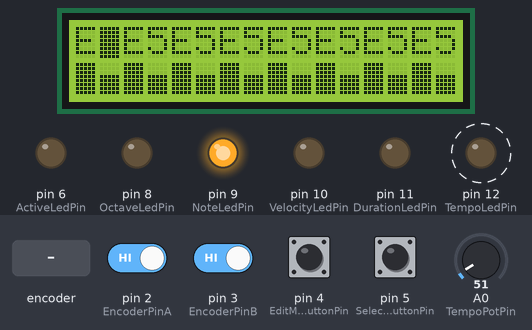
Recording of a sketch running on a simulated Arduino Uno, built with avr-gcc and run on an emulated ATmega328P. On the bench: 16×2 character LCD, output pins drawn as LEDs (lit = HIGH). Dashed ring = blinking. The test bench sets the inputs (shaded band); at power-on: pin 2 (EncoderPinA), pin 3 (EncoderPinB), pin 4 (EditModeButtonPin), pin 5 (SelectStepButtonPin) HIGH, A0 (TempoPotPin) = 51. What the sketch prints to the serial monitor is not drawn.

Above: at 1.3 s.
1.4 s: rotary encoder on pin 2 (EncoderPinA) / pin 3 (EncoderPinB) turned 3 steps (first pin leading)
At 2.12 s:
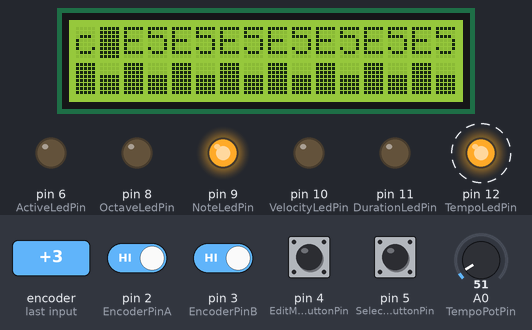
3.5 s: rotary encoder on pin 2 (EncoderPinA) / pin 3 (EncoderPinB) turned 3 steps (first pin leading)
At 4.12 s:
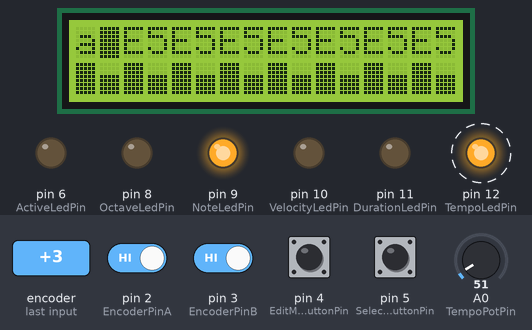
5.6 s: rotary encoder on pin 2 (EncoderPinA) / pin 3 (EncoderPinB) turned 3 steps (first pin leading)
At 6.62 s:
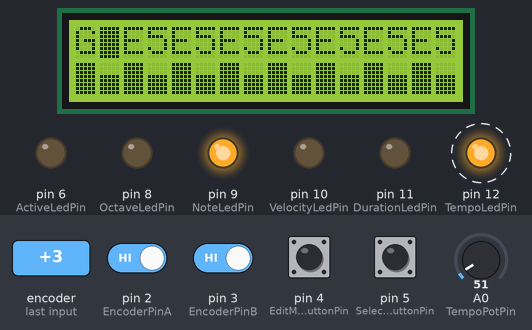
7.7 s: rotary encoder on pin 2 (EncoderPinA) / pin 3 (EncoderPinB) turned 3 steps (first pin leading)
At 7.85 s:
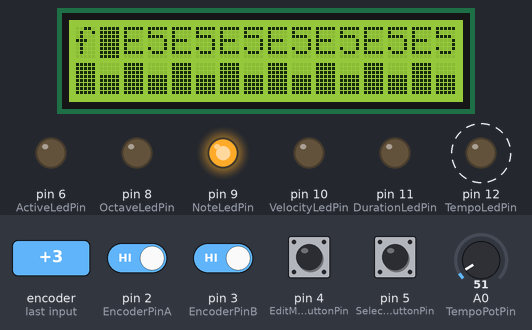
9.8 s: pin 4 (EditModeButtonPin) pulled LOW for 0.15 s
At 10.12 s:
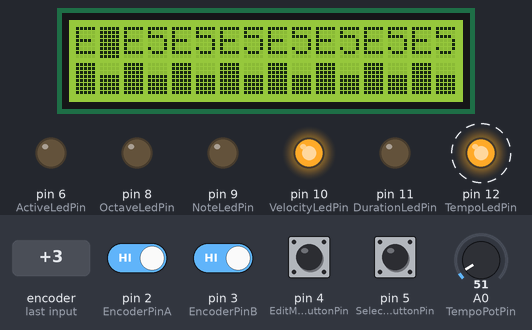
10.5 s: pin 4 (EditModeButtonPin) pulled LOW for 1 s
At 12.12 s:
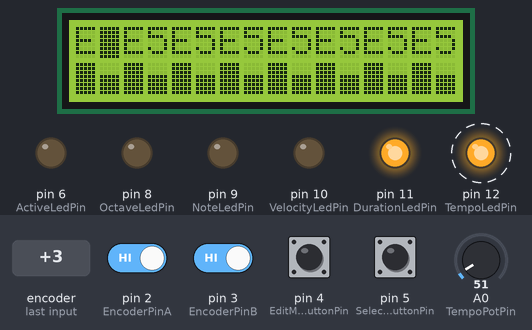
Timing chart, 0 to 13.1 s (numbered marks = the images above; inputs shaded):
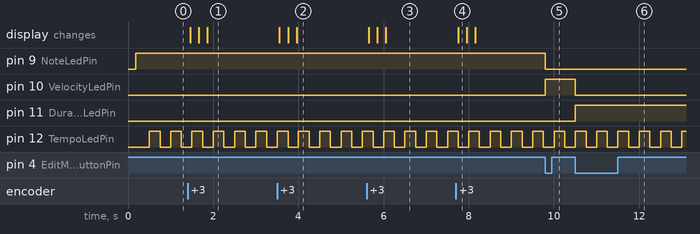

Measured:
- after the input at 1.4 s, the display: first changes after 0.06 s (image 1 shows a later state)
- after the input at 3.5 s, the display: first changes after 0.06 s (image 2 shows a later state)
- after the input at 5.6 s, the display: first changes after 0.06 s (image 3 shows a later state)
- after the input at 7.7 s, the display: changes after 0.06 s (image 4)
- after the input at 9.8 s, pin 9 (NoteLedPin): HIGH → LOW at once; pin 10 (VelocityLedPin): LOW → HIGH at once
- after the input at 10.5 s, pin 10 (VelocityLedPin): HIGH → LOW at once; pin 11 (DurationLedPin): LOW → HIGH at once
- by itself, pin 12 (TempoLedPin): alternates HIGH for 0.25 s and LOW for 0.25 s

The sketch:

OneStep.ino
```cpp
//Note: apparently, need to include here all library related stuff that is used in other files of the project
#include <Wire.h>
#include <LCD.h>
#include <LiquidCrystal_I2C.h>
#include "StepController.h"
#include <MidiSerial.h>

#define ENC_PORT PIND //PIND is the bank where pin 2 and 3 are on
const int EncoderPinA = 2;
const int EncoderPinB = 3;
const int InteruptPin = EncoderPinA;
const int EditModeButtonPin = 4;

const int SelectStepButtonPin = 5;

const int OctaveLedPin = 8;
const int NoteLedPin = 9;
const int VelocityLedPin = 10;
const int DurationLedPin = 11;
const int ActiveLedPin = 6;
const int TempoLedPin = 12;

const int TempoPotPin = A0;

volatile uint32_t RotaryCode;
volatile int Position;

COneStepController Controller;

void OnInterupt()
{
  // read rotary
  delayMicroseconds(500);// wait for bounces to stabilize. choose a delay that is not too long, and not too small
  uint8_t CurrentRotaryCode = ( ENC_PORT >> 2 & 0x03  );
  if(CurrentRotaryCode != (RotaryCode & 0x000003))
  {
    if( CurrentRotaryCode == 0x03)// || CurrentRotaryCode == 0x00 )
    {
      ++Position;
    }
    else if(CurrentRotaryCode == 0x01)// || CurrentRotaryCode == 0x01)
    {
      --Position;
    }
    RotaryCode = (RotaryCode << 4) | CurrentRotaryCode;
  }
}

void setup()
{
  RotaryCode = 0x00;
  Position = 0;

  pinMode(EditModeButtonPin, INPUT_PULLUP);
  pinMode(EncoderPinA, INPUT_PULLUP);
  pinMode(EncoderPinB, INPUT_PULLUP);

  pinMode(SelectStepButtonPin, INPUT_PULLUP);

  pinMode(TempoPotPin, INPUT);

  pinMode(OctaveLedPin, OUTPUT);
  pinMode(NoteLedPin, OUTPUT);
  pinMode(VelocityLedPin, OUTPUT);
  pinMode(DurationLedPin, OUTPUT);
  pinMode(ActiveLedPin, OUTPUT);
  pinMode(TempoLedPin, OUTPUT);

  //interupt handling for int.0 = pin2
  attachInterrupt(0, OnInterupt, CHANGE);

  Controller.Begin();
}

void loop()
{
  bool EditModeButtonPressed = (LOW==digitalRead(EditModeButtonPin));
  bool SelectStepButtonPressed = (LOW==digitalRead(SelectStepButtonPin));
  int TempoPotValue = analogRead(TempoPotPin);
  unsigned long TimeStamp = millis();
  int Action = Controller.Update(Position, EditModeButtonPressed, SelectStepButtonPressed, TimeStamp);

  // update leds
  int EditSelection = Controller.GetEditMode();
  digitalWrite(OctaveLedPin, EditSelection==0 ? HIGH : LOW);
  digitalWrite(NoteLedPin, EditSelection==1 ? HIGH : LOW);
  digitalWrite(VelocityLedPin, EditSelection==2 ? HIGH : LOW);
  digitalWrite(DurationLedPin, EditSelection==3 ? HIGH : LOW);
  digitalWrite(ActiveLedPin, EditSelection==4 ? HIGH : LOW);

  if(Action==1)
  { // note on
    digitalWrite(TempoLedPin, HIGH);
  }
  else if(Action == -1)
  { // note off
    digitalWrite(TempoLedPin, LOW);
  }
}
```

Crop.h
```cpp
#ifndef CROP_H
#define CROP_H

#include <Arduino.h>

int Crop(int Value, int Min, int Max)
{
    return max(min(Value, Max), Min);
}

#endif // CROP_H
```

MidiNoteDisplay.cpp
```cpp
#include "MidiNoteDisplay.h"

namespace
{

char MidiNoteToNote(uint8_t MidiNote)
{
    static const char Notes[] = { 'C', 'c', 'D', 'd', 'E', 'F', 'f', 'G', 'g', 'A', 'a', 'B' };
    return Notes[MidiNote%12];
}

int MidiNoteToOctave(uint8_t MidiNote)
{
     return MidiNote/12;
}

}

CMidiNoteDisplay::CMidiNoteDisplay()
: m_lcd(0x27,2,1,0,4,5,6,7) // 0x27 is the I2C bus address for an unmodified backpack
, m_EditStep(0)
{
}

void CMidiNoteDisplay::Begin()
{
  // activate LCD module
  m_lcd.begin (16,2); // for 16 x 2 LCD module
  m_lcd.setBacklightPin(3,POSITIVE);
  m_lcd.setBacklight(HIGH);//backlight on
  m_lcd.noCursor();// show cursor
  m_lcd.blink();//noBlink();// no blinking cursor
  UpdateEditStep(m_EditStep);

  uint8_t CustomCharacter[] = { 0x00, 0x00, 0x00, 0x00, 0x00, 0x00, 0x00, 0x1F };
  m_lcd.createChar(0, CustomCharacter);
  for(int Bar = 1; Bar<8; ++Bar)
  {
    CustomCharacter[7-Bar] = 0x1F;//5 msb bits
    m_lcd.createChar(Bar, CustomCharacter);
  }
}

void CMidiNoteDisplay::Update(int Step, uint8_t MidiNote, uint8_t Velocity, uint8_t Duration, bool Active)
{
  if(0<=Step && Step<8)
  {
    int x = 2*Step;
    // display update
    m_lcd.setCursor(x,0); // set cursor to 0,0
    m_lcd.print(MidiNoteToNote(MidiNote));
    m_lcd.print(MidiNoteToOctave(MidiNote));

    m_lcd.setCursor(x, 1);
    if(Active)
    {
      uint8_t VelocityRescaled = Velocity/16;
      m_lcd.write(VelocityRescaled);
      uint8_t DurationRescaled = Duration/16;
      m_lcd.write(DurationRescaled);
    }
    else
    {
      m_lcd.print("  ");
    }
    // set cursor underneath edited step octave
    UpdateEditStep(m_EditStep);
  }
}

void CMidiNoteDisplay::UpdateEditStep(int Step)
{
    if(0<=Step && Step<8)
    {
      if(m_EditStep==8)
      {
        m_lcd.blink();
      }
      m_EditStep = Step;
      // set cursor underneath edited step octave
      m_lcd.setCursor(m_EditStep*2+1, 0);
    }
    else if(Step==8)
    {
      m_EditStep = Step;
      // edit all / none
      m_lcd.noBlink();
    }
}
```

MidiNoteDisplay.h
```cpp
#ifndef MIDINOTEDISPLAY_H
#define MIDINOTEDISPLAY_H

//#include <cstdint>
#include <Arduino.h>

#include <Wire.h>
#include <LCD.h>
#include <LiquidCrystal_I2C.h>

class CMidiNoteDisplay
{
public:
    CMidiNoteDisplay();
    void Begin();
    void Update(int Step, uint8_t MidiNote, uint8_t Velocity, uint8_t Duration, bool Active);
    void UpdateEditStep(int Step);
private:
    LiquidCrystal_I2C	m_lcd;
    int m_EditStep;
};

#endif // MIDINOTEDISPLAY_H
```

MidiNotePlayer.cpp
```cpp
#include "MidiNotePlayer.h"

void CMidiNotePlayer::Begin()
{
  m_MidiSerial.Begin(32150);
}

void CMidiNotePlayer::NoteOn(uint8_t MidiNote, uint8_t Velocity)
{
    m_MidiNote = MidiNote;
    m_Velocity = Velocity;
    m_NoteOn = true;
    // ?? check if !m_NoteOn ?

    m_MidiSerial.NoteOn(m_MidiChannel, MidiNote, Velocity);
}

void CMidiNotePlayer::NoteOff()
{
    // use m_MidiNote, m_Velocity
    if(m_NoteOn)
    {
      m_MidiSerial.NoteOff(m_MidiChannel, m_MidiNote, m_Velocity);
      m_NoteOn = false;
    }
}
```

MidiNotePlayer.h
```cpp
#ifndef MIDINOTEPLAYER_H
#define MIDINOTEPLAYER_H

#include <MidiSerial.h>

class CMidiNotePlayer
{
public:
    CMidiNotePlayer()
     : m_MidiChannel(1)
     , m_MidiNote(0x64)
     , m_Velocity(0x7F)
     , m_NoteOn(false)
     , m_MidiSerial()
    {
    }

    void Begin();

    void NoteOn(uint8_t MidiNote, uint8_t Velocity);
    void NoteOff();

private:
    uint8_t m_MidiChannel;
    uint8_t m_MidiNote;
    uint8_t m_Velocity;
    bool m_NoteOn;

    CMidiSerial m_MidiSerial;
};

#endif // MIDINOTEPLAYER_H
```

Periodic.cpp
```cpp
#include "Periodic.h"

namespace
{

unsigned long BpmToMilliSeconds(int Bpm)
{
    // carefull : make sure calculation is in long and not in int!
    return 60L * 1000L / Bpm;
}

}

CPeriodic::CPeriodic()
    : s_TempoBpm(120)
    , s_StartTimeStampMilliSeconds(0)
    , s_State(false)
{}

void CPeriodic::UpdateTempo(int Change)
{
    s_TempoBpm += Change;
}

int CPeriodic::GetTempoBpm() const
{
    return s_TempoBpm;
}

int CPeriodic::Update(unsigned long TimeStampMilliSeconds, int Duration)
{
    int Action = NoAction;

    if(!s_State)
    {
        // currently off => check for note On
        unsigned long NewPeriodTimeStamp = s_StartTimeStampMilliSeconds + BpmToMilliSeconds(s_TempoBpm);
        if(NewPeriodTimeStamp<TimeStampMilliSeconds)
        {
            Action = NoteOnAction;
            s_State = true;
            s_StartTimeStampMilliSeconds = NewPeriodTimeStamp;//TimeStampMilliSeconds or use exact value???
        }
    }
    else
    {
        // currently on => check for note off
        unsigned long DurationMilliSeconds = Duration * BpmToMilliSeconds(s_TempoBpm) / 128;//maxDuration = 127 !!
        unsigned long NoteOffTimeStamp = s_StartTimeStampMilliSeconds + DurationMilliSeconds;
        if(NoteOffTimeStamp<TimeStampMilliSeconds)
        {
            Action = NoteOffAction;
            s_State = false;
        }
    }

    return Action;
}

bool CPeriodic::GetState() const
{
    return s_State;
}
```

Periodic.h
```cpp
#ifndef PERIODIC_H
#define PERIODIC_H

class CPeriodic
{
public:
    static const int NoAction = 0;
    static const int NoteOnAction = 1;
    static const int NoteOffAction = -1;

    CPeriodic();

    void UpdateTempo(int Change);

    int GetTempoBpm() const;

    int Update(unsigned long TimeStampMilliSeconds, int Duration);

    bool GetState() const;

private:
    int s_TempoBpm;
    unsigned long s_StartTimeStampMilliSeconds;
    bool s_State;
};

#endif // PERIODIC_H
```

Step.cpp
```cpp
#include "Step.h"
#include "Crop.h"

SStep::SStep()
    : s_MidiNote(0x40)//64
    , s_Velocity(MaxVelocity)
    , s_Duration(0x40)//64
    , s_Active(true)
{}

void SStep::UpdateOctave(int Change)
{
    // TODO do not change note when cropping
    const int NumMidiNotesPerOctave = 12;
    s_MidiNote = static_cast<uint8_t>(Crop(s_MidiNote + Change * NumMidiNotesPerOctave, MinMidiNote, MaxMidiNote));
}

void SStep::UpdateNote(int Change)
{
    s_MidiNote = static_cast<uint8_t>(Crop(s_MidiNote + Change, MinMidiNote, MaxMidiNote));
}

void SStep::UpdateVelocity(int Change)
{
    s_Velocity = static_cast<uint8_t>(Crop(s_Velocity + Change, MinVelocity, MaxVelocity));
}

void SStep::UpdateDuration(int Change)
{
    s_Duration = static_cast<uint8_t>(Crop(s_Duration + Change, MinDuration, MaxDuration));
}

void SStep::UpdateActive(int Change)
{
    // zero => unchanged
    // positive => on
    // negative => off
    if(0<Change)
    {
        s_Active = true;
    }
    else if(Change<0)
    {
        s_Active = false;
    }
}
```

Step.h
```cpp
#ifndef STEP_H
#define STEP_H

#include <Arduino.h>

struct SStep
{
    static const int MinMidiNote = 24;//C0
    static const int MaxMidiNote = 127;//G11
    static const int MinVelocity = 0;
    static const int MaxVelocity = 127;
    static const int MinDuration = 1;
    static const int MaxDuration = 127;

    uint8_t s_MidiNote;
    uint8_t s_Velocity;
    uint8_t s_Duration;
    bool    s_Active;

    SStep();

    void UpdateOctave(int Change);
    void UpdateNote(int Change);
    void UpdateVelocity(int Change);
    void UpdateDuration(int Change);
    void UpdateActive(int Change);
};

#endif // STEP_H
```

StepController.cpp
```cpp
#include "StepController.h"

COneStepController::COneStepController()
    : m_EditModeButtonPressed(false)
    , m_RotaryPosition(0)//?? initial value??
    , m_SelectStepButtonPressed(false)
    , m_EditMode(Note)
    , m_Period()
    , m_PlayStep(0)
    , m_EditStep(0)
    , m_Step()
    , m_MidiNotePlayer()
    , m_MidiNoteDisplay()
{}

void COneStepController::Begin()
{
    m_MidiNotePlayer.Begin();
    m_MidiNoteDisplay.Begin();
    // display initial values:
    for(int DisplayStep = 0; DisplayStep<NumSteps; ++DisplayStep)
    {
        m_MidiNoteDisplay.Update(DisplayStep, m_Step[DisplayStep].s_MidiNote, m_Step[DisplayStep].s_Velocity, m_Step[DisplayStep].s_Duration, m_Step[DisplayStep].s_Active);
    }
}

int COneStepController::Update(int RotaryPosition, bool EditModeButtonPressed, bool SelectStepButtonPressed, unsigned long TimeStampMilliSeconds)
{
    // button off -> on => toggle edit mode (octave, note, velocity, Duration, Tempo)
    if(m_EditModeButtonPressed != EditModeButtonPressed)
    {
        if(EditModeButtonPressed)
        {
            m_EditMode = static_cast<EEditMode>( (m_EditMode+1)%EditModeSize );
        }
        m_EditModeButtonPressed = EditModeButtonPressed;
    }

    if(m_SelectStepButtonPressed!=SelectStepButtonPressed)
    {
        if(SelectStepButtonPressed)
        {
            // toggle in interval [0, NumSteps[ use NumSteps as 'EditAll'
            m_EditStep = (m_EditStep+1)%(1+NumSteps);
        }
        m_SelectStepButtonPressed = SelectStepButtonPressed;

        // update display => edit step
        m_MidiNoteDisplay.UpdateEditStep(m_EditStep);
    }

    // RotaryPosition changed => apply change to current edit mode
    if(m_RotaryPosition != RotaryPosition)
    {
        int MinEditStep = (m_EditStep == EditAll) ? 0 : m_EditStep;
        int MaxEditStep = (m_EditStep == EditAll) ? NumSteps-1 : m_EditStep;

        int RotaryPositionChange = RotaryPosition - m_RotaryPosition;
        switch(m_EditMode)
        {
        case Octave:
            for(int EditStep = MinEditStep; EditStep<=MaxEditStep; ++EditStep)
            {
                m_Step[EditStep].UpdateOctave(RotaryPositionChange);
            }
            break;
        case Note:
            for(int EditStep = MinEditStep; EditStep<=MaxEditStep; ++EditStep)
            {
                m_Step[EditStep].UpdateNote(RotaryPositionChange);
            }
            break;
        case Velocity:
            for(int EditStep = MinEditStep; EditStep<=MaxEditStep; ++EditStep)
            {
                m_Step[EditStep].UpdateVelocity(RotaryPositionChange);
            }
            break;
        case Duration:
            for(int EditStep = MinEditStep; EditStep<=MaxEditStep; ++EditStep)
            {
                m_Step[EditStep].UpdateDuration(RotaryPositionChange);
            }
            break;
        case Active:
            for(int EditStep = MinEditStep; EditStep<=MaxEditStep; ++EditStep)
            {
                m_Step[EditStep].UpdateActive(RotaryPositionChange);
            }
            break;
        case Tempo:
            m_Period.UpdateTempo(RotaryPositionChange);
            break;
        case EditModeSize:
        default:
            break;
        }

        m_RotaryPosition = RotaryPosition;

        // update display
        for(int EditStep = MinEditStep; EditStep<=MaxEditStep; ++EditStep)
        {
            m_MidiNoteDisplay.Update(EditStep, m_Step[EditStep].s_MidiNote, m_Step[EditStep].s_Velocity, m_Step[EditStep].s_Duration, m_Step[EditStep].s_Active);
        }
    }

    // timestamp => note on / note off required?
    int Action = m_Period.Update(TimeStampMilliSeconds, m_Step[m_PlayStep].s_Duration);
    // action => on / off / do nothing
    if(Action == CPeriodic::NoteOnAction)
    {
        // goto next step
        m_PlayStep = (m_PlayStep+1)%NumSteps;
        //
        if(m_Step[m_PlayStep].s_Active)
        {
            m_MidiNotePlayer.NoteOn(m_Step[m_PlayStep].s_MidiNote, m_Step[m_PlayStep].s_Velocity);
        }
    }
    else if(Action == CPeriodic::NoteOffAction)
    {
        m_MidiNotePlayer.NoteOff();
    }
    return Action;
}

COneStepController::EEditMode COneStepController::GetEditMode() const
{
    return m_EditMode;
}

bool COneStepController::GetState() const
{
    return m_Period.GetState();
}
```

StepController.h
```cpp
#ifndef STEPCONTROLLER_H
#define STEPCONTROLLER_H

#include "Step.h"
#include "Periodic.h"
#include "MidiNotePlayer.h"
#include "MidiNoteDisplay.h"
#include <MidiSerial.h>

class COneStepController
{
public:
    static const int NumSteps = 8;
    static const int EditAll = NumSteps;

    enum EEditMode
    {
        Octave = 0,
        Note,
        Velocity,
        Duration,
        Active,
        Tempo,
        EditModeSize
    };

    COneStepController();

    void Begin();

    int Update(int RotaryPosition, bool EditModeButtonPressed, bool SelectStepButtonPressed, unsigned long TimeStampMilliSeconds);

    EEditMode GetEditMode() const;

    bool GetState() const;

private:
    bool m_EditModeButtonPressed;
    int m_RotaryPosition;
    bool m_SelectStepButtonPressed;

    EEditMode m_EditMode;

    CPeriodic m_Period;

    int m_PlayStep;
    int m_EditStep;
    SStep m_Step[NumSteps];
    CMidiNotePlayer m_MidiNotePlayer;
    CMidiNoteDisplay m_MidiNoteDisplay;
};


#endif // STEPCONTROLLER_H
```
